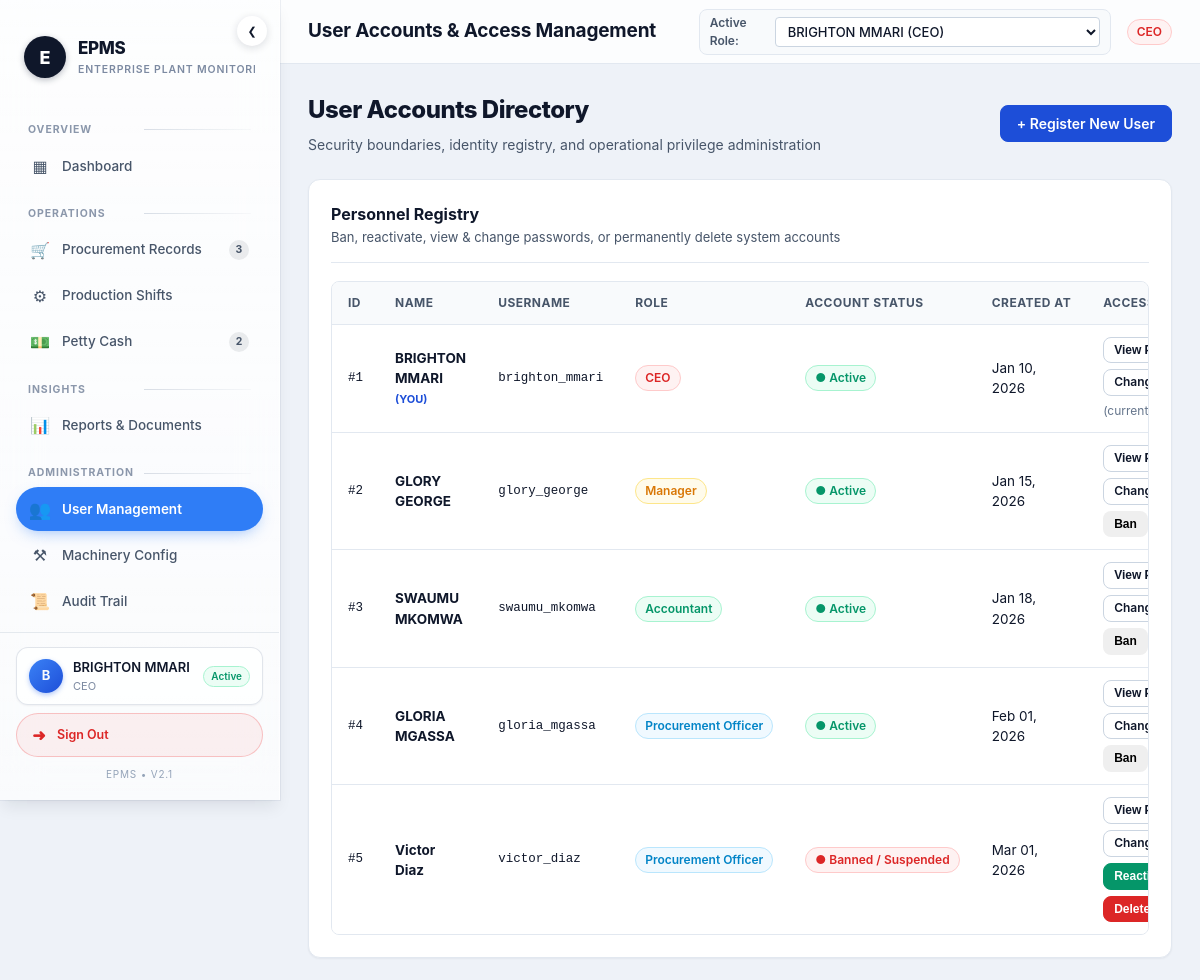
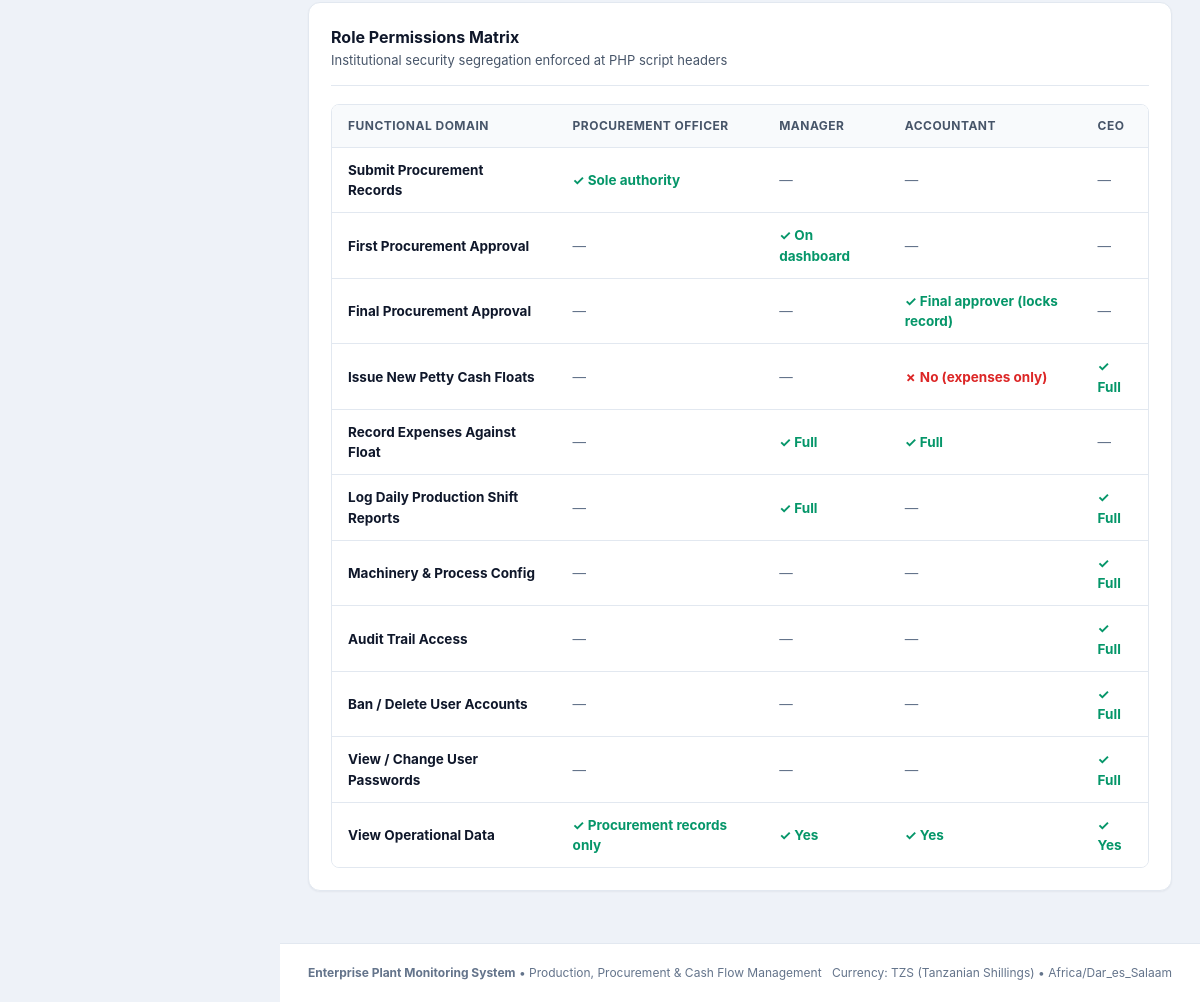
/users.php (signed in), run on the app's committed database (2 pictures, top to bottom).
### tables this page shows
CREATE TABLE `users` (
  `id` INT UNSIGNED NOT NULL AUTO_INCREMENT,
  `name` VARCHAR(120) NOT NULL,
  `username` VARCHAR(60) NOT NULL,
  `password_hash` VARCHAR(255) NOT NULL,
  `password_encrypted` VARBINARY(512) NULL,
  `role` VARCHAR(40) NOT NULL,
  `status` VARCHAR(20) NOT NULL DEFAULT 'Active',
  `created_at` DATETIME NOT NULL DEFAULT CURRENT_TIMESTAMP,
  PRIMARY KEY (`id`),
  UNIQUE KEY `uq_users_username` (`username`)
);

### includes/functions.php (called while the page is built, shortened)
<?php
function formatDate(string $date): string {
    return date('M d, Y', strtotime($date));
}

### users.php (the view, shortened to what this page needs)
<?php
require_once __DIR__ . '/includes/functions.php';
$users = $db->query("SELECT * FROM users ORDER BY id ASC")->fetchAll();
$showNewForm = isset($_GET['action']) && $_GET['action'] === 'new';
include __DIR__ . '/components/header.php';
?>
<main class="page-container">
    <div class="page-header" style="display:flex; justify-content:space-between; align-items:center; flex-wrap:wrap; gap:12px;">
        <div>
            <h2 class="page-title">User Accounts Directory</h2>
            <p class="page-subtitle">Security boundaries, identity registry, and operational privilege administration</p>
        </div>
        <div style="display:flex; gap:10px;">
            <?php if (!$showNewForm): ?>
                <a href="/users.php?action=new" class="btn btn-primary">+ Register New User</a>
            <?php else: ?>
                <a href="/users.php" class="btn btn-secondary">&larr; Back to Users</a>
            <?php endif; ?>
        </div>
    </div>
    <div class="card">
        <div class="card-header">
            <div>
                <h3 class="card-title">Personnel Registry</h3>
                <p class="card-subtitle">Ban, reactivate, view &amp; change passwords, or permanently delete system accounts</p>
            </div>
        </div>
        <div class="table-responsive">
            <table class="table">
                <thead>
                    <tr>
                        <th>ID</th>
                        <th>Name</th>
                        <th>Username</th>
                        <th>Role</th>
                        <th>Account Status</th>
                        <th>Created At</th>
                        <th>Access Governance</th>
                    </tr>
                </thead>
                <tbody>
                    <?php foreach ($users as $u):
                        $roleClass = match($u['role']) {
                            'CEO' => 'badge-danger',
                            'Manager' => 'badge-warning',
                            'Accountant' => 'badge-success',
                            'Procurement Officer' => 'badge-info',
                            default => 'badge-secondary',
                        };
                        $isCurrent = $u['id'] == $currentUserId;
                    ?>
                        <tr>
                            <td class="mono">#<?= $u['id'] ?></td>
                            <td>
                                <strong><?= htmlspecialchars($u['name']) ?></strong>
                                <?php if ($isCurrent): ?>
                                    <span style="font-size:11px; color:var(--primary); font-weight:700;">(YOU)</span>
                                <?php endif; ?>
                            </td>
                            <td class="mono"><?= htmlspecialchars($u['username']) ?></td>
                            <td><span class="badge <?= $roleClass ?>"><?= htmlspecialchars($u['role']) ?></span></td>
                            <td>
                                <?php if ($u['status'] === 'Active'): ?>
                                    <span class="badge badge-success">&#9679; Active</span>
                                <?php else: ?>
                                    <span class="badge badge-danger">&#9679; Banned / Suspended</span>
                                <?php endif; ?>
                            </td>
                            <td><?= formatDate($u['created_at']) ?></td>
                            <td>
                                <div style="display:flex; gap:6px; align-items:center; flex-wrap:wrap;">
                                    <form method="POST" action="/users.php" style="display:inline;">
                                        <button type="submit" class="btn btn-secondary btn-sm" onclick="return confirm('Reveal the password of <?= htmlspecialchars($u['name']) ?>? This action is recorded in the Audit Trail.');">
                                            View Password
                                        </button>
                                    </form>
                                    <a href="/users.php?action=password&user_id=<?= (int)$u['id'] ?>" class="btn btn-secondary btn-sm">Change Password</a>
                                    <?php if (!$isCurrent): ?>
                                        <form method="POST" action="/users.php" style="display:inline;">
                                            <?php if ($u['status'] === 'Active'): ?>
                                                <button type="submit" class="btn btn-warning btn-sm" onclick="return confirm('Suspend user <?= htmlspecialchars($u['name']) ?>? They will be unable to sign in.');">
                                                    Ban
                                                </button>
                                            <?php else: ?>
                                                <button type="submit" class="btn btn-success btn-sm">
                                                    Reactivate
                                                </button>
                                            <?php endif; ?>
                                        </form>
                                        <form method="POST" action="/users.php" style="display:inline;" onsubmit="return confirm('PERMANENT ACTION: Completely DELETE user <?= htmlspecialchars($u['name']) ?>? The account is removed for good; historical business records are preserved.');">
                                            <button type="submit" class="btn btn-danger btn-sm" style="background:#dc2626;">
                                                Delete
                                            </button>
                                        </form>
                                    <?php else: ?>
                                        <span style="font-size:12px; color:var(--text-subtle);">(current user)</span>
                                    <?php endif; ?>
                                </div>
                            </td>
                        </tr>
                    <?php endforeach; ?>
                </tbody>
            </table>
        </div>
    </div>
    <div class="card">
        <div class="card-header">
            <div>
                <h3 class="card-title">Role Permissions Matrix</h3>
                <p class="card-subtitle">Institutional security segregation enforced at PHP script headers</p>
            </div>
        </div>
        <div class="table-responsive">
            <table class="table">
                <thead>
                    <tr>
                        <th>Functional Domain</th>
                        <th>Procurement Officer</th>
                        <th>Manager</th>
                        <th>Accountant</th>
                        <th>CEO</th>
                    </tr>
                </thead>
                <tbody>
                    <tr>
                        <td><strong>Submit Procurement Records</strong></td>
                        <td><span style="color:var(--success); font-weight:700;">&#10003; Sole authority</span></td>
                        <td><span style="color:var(--text-subtle);">&mdash;</span></td>
                        <td><span style="color:var(--text-subtle);">&mdash;</span></td>
                        <td><span style="color:var(--text-subtle);">&mdash;</span></td>
                    </tr>
                    <tr>
                        <td><strong>First Procurement Approval</strong></td>
                        <td><span style="color:var(--text-subtle);">&mdash;</span></td>
                        <td><span style="color:var(--success); font-weight:700;">&#10003; On dashboard</span></td>
                        <td><span style="color:var(--text-subtle);">&mdash;</span></td>
                        <td><span style="color:var(--text-subtle);">&mdash;</span></td>
                    </tr>
                    <tr>
                        <td><strong>Final Procurement Approval</strong></td>
                        <td><span style="color:var(--text-subtle);">&mdash;</span></td>
                        <td><span style="color:var(--text-subtle);">&mdash;</span></td>
                        <td><span style="color:var(--success); font-weight:700;">&#10003; Final approver (locks record)</span></td>
                        <td><span style="color:var(--text-subtle);">&mdash;</span></td>
                    </tr>
                    <tr>
                        <td><strong>Issue New Petty Cash Floats</strong></td>
                        <td><span style="color:var(--text-subtle);">&mdash;</span></td>
                        <td><span style="color:var(--text-subtle);">&mdash;</span></td>
                        <td><span style="color:var(--danger); font-weight:700;">&#10007; No (expenses only)</span></td>
                        <td><span style="color:var(--success); font-weight:700;">&#10003; Full</span></td>
                    </tr>
                    <tr>
                        <td><strong>Record Expenses Against Float</strong></td>
                        <td><span style="color:var(--text-subtle);">&mdash;</span></td>
                        <td><span style="color:var(--success); font-weight:700;">&#10003; Full</span></td>
                        <td><span style="color:var(--success); font-weight:700;">&#10003; Full</span></td>
                        <td><span style="color:var(--text-subtle);">&mdash;</span></td>
                    </tr>
                    <tr>
                        <td><strong>Log Daily Production Shift Reports</strong></td>
                        <td><span style="color:var(--text-subtle);">&mdash;</span></td>
                        <td><span style="color:var(--success); font-weight:700;">&#10003; Full</span></td>
                        <td><span style="color:var(--text-subtle);">&mdash;</span></td>
                        <td><span style="color:var(--success); font-weight:700;">&#10003; Full</span></td>
                    </tr>
                    <tr>
                        <td><strong>Machinery &amp; Process Config</strong></td>
                        <td><span style="color:var(--text-subtle);">&mdash;</span></td>
                        <td><span style="color:var(--text-subtle);">&mdash;</span></td>
                        <td><span style="color:var(--text-subtle);">&mdash;</span></td>
                        <td><span style="color:var(--success); font-weight:700;">&#10003; Full</span></td>
                    </tr>
                    <tr>
                        <td><strong>Audit Trail Access</strong></td>
                        <td><span style="color:var(--text-subtle);">&mdash;</span></td>
                        <td><span style="color:var(--text-subtle);">&mdash;</span></td>
                        <td><span style="color:var(--text-subtle);">&mdash;</span></td>
                        <td><span style="color:var(--success); font-weight:700;">&#10003; Full</span></td>
                    </tr>
                    <tr>
                        <td><strong>Ban / Delete User Accounts</strong></td>
                        <td><span style="color:var(--text-subtle);">&mdash;</span></td>
                        <td><span style="color:var(--text-subtle);">&mdash;</span></td>
                        <td><span style="color:var(--text-subtle);">&mdash;</span></td>
                        <td><span style="color:var(--success); font-weight:700;">&#10003; Full</span></td>
                    </tr>
                    <tr>
                        <td><strong>View / Change User Passwords</strong></td>
                        <td><span style="color:var(--text-subtle);">&mdash;</span></td>
                        <td><span style="color:var(--text-subtle);">&mdash;</span></td>
                        <td><span style="color:var(--text-subtle);">&mdash;</span></td>
                        <td><span style="color:var(--success); font-weight:700;">&#10003; Full</span></td>
                    </tr>
                    <tr>
                        <td><strong>View Operational Data</strong></td>
                        <td><span style="color:var(--success); font-weight:700;">&#10003; Procurement records only</span></td>
                        <td><span style="color:var(--success); font-weight:700;">&#10003; Yes</span></td>
                        <td><span style="color:var(--success); font-weight:700;">&#10003; Yes</span></td>
                        <td><span style="color:var(--success); font-weight:700;">&#10003; Yes</span></td>
                    </tr>
                </tbody>
            </table>
        </div>
    </div>
</main>
<?php include __DIR__ . '/components/footer.php'; ?>

### data on the page
users: id "1", name "BRIGHTON MMARI", shows "(YOU)", username "brighton_mmari", role "CEO", status "● Active", created_at "Jan 10, 2026", shows "(current…"
users: id "2", name "GLORY GEORGE", username "glory_george", role "Manager", status "● Active", created_at "Jan 15, 2026"
users: id "3", name "SWAUMU MKOMWA", username "swaumu_mkomwa", role "Accountant", status "● Active", created_at "Jan 18, 2026"
users: id "4", name "GLORIA MGASSA", username "gloria_mgassa", role "Procurement Officer", status "● Active", created_at "Feb 01, 2026"
users: id "5", name "Victor Diaz", username "victor_diaz", role "Procurement Officer", status "● Banned / Suspended", created_at "Mar 01, 2026"

### other printed values
$icon "▦ 🛒 ⚙ 💵 📊 👥 ⚒ 📜"
$label "Dashboard Procurement Records Production Shifts Petty Cash Reports & Documents User Management Machinery Config Audit Trail"
$badge "3 2"
$currentUserInitial "B"
$currentUserName "BRIGHTON MMARI"
$currentUserRole "CEO"
$currentUserStatus "Active"
$pageTitle "User Accounts & Access Management"
APP_NAME "Enterprise Plant Monitoring System"
APP_CURRENCY "TZS"
APP_TIMEZONE "Africa/Dar_es_Salaam"
form field user_id "BRIGHTON MMARI (CEO)"
